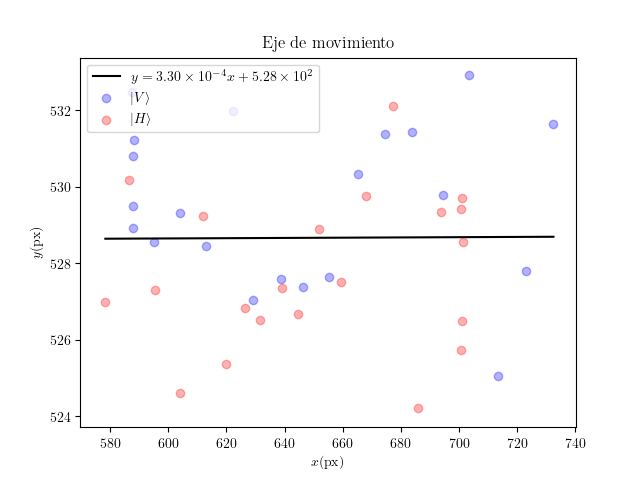

Here is the Python script that generated this plot:
import numpy as np
import matplotlib.pyplot as plt
from mpl_toolkits.mplot3d import axes3d

plt.rc("text", usetex = True)
plt.rc("text.latex", preamble = r"\usepackage[utf8]{inputenc} \usepackage{siunitx} \usepackage{physics} \sisetup{scientific-notation = true} \sisetup{round-mode = places} \sisetup{round-precision = 2}")
plt.rc("font", **{"family": "serif", "serif": ["Computer Modern"]})

centroids_V = np.load("centroids_V.npy")
centroids_H = np.load("centroids_H.npy")

centroids = np.concatenate((centroids_V, centroids_H))
p = np.polyfit(centroids[:,0], centroids[:,1], 1)
print(p)
x = np.array([np.amin(centroids[:,0]),np.amax(centroids[:,0])])

sigma_y = np.sqrt(np.sum((centroids[:,1]-p[1]-p[0]*centroids[:,0])**2)/(len(centroids[:,0])-2))
Delta = len(centroids[:,0])*np.sum(centroids[:,0]**2)-np.sum(centroids[:,0])**2
sigma_A = sigma_y*np.sqrt(np.sum(centroids[:,0]**2)/Delta)
sigma_B = sigma_y*np.sqrt(len(centroids[:,0])/Delta)

print("sigma_y=%.100f" % sigma_y)
print("sigma_A=%.100f" % sigma_A)
print("sigma_B=%.100f" % sigma_B)

print("y =%.7fx+%.9f" % (p[0],p[1]))

fig, ax = plt.subplots()
ax.scatter(centroids_V[:,0], centroids_V[:,1], c = "b", alpha = 0.3, label = r"$\ket{V}$")
ax.scatter(centroids_H[:,0], centroids_H[:,1], c = "r", alpha = 0.3, label = r"$\ket{H}$")
ax.plot(x, p[0]*x + p[1], c = "k")
ax.set_xlabel("$x(\si{px})$", fontsize = 15)
ax.set_ylabel("$y(\si{px})$", fontsize = 15)
ax.set_title("Eje de movimiento", fontsize = 15)
ax.tick_params(labelsize = 12)
ax.legend(fontsize = 15)
fig.savefig("eje.png")
plt.close(fig)
